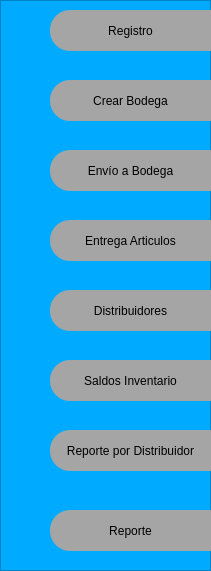
      <widget class="QFrame" name="frame_control_menu">
       <property name="enabled">
        <bool>true</bool>
       </property>
       <property name="geometry">
        <rect>
         <x>0</x>
         <y>110</y>
         <width>211</width>
         <height>571</height>
        </rect>
       </property>
       <property name="styleSheet">
        <string notr="true">background-color: rgb(0, 170, 255);

</string>
       </property>
       <property name="frameShape">
        <enum>QFrame::StyledPanel</enum>
       </property>
       <property name="frameShadow">
        <enum>QFrame::Raised</enum>
       </property>
       <widget class="QPushButton" name="pushButton_entrega_articulos">
        <property name="geometry">
         <rect>
          <x>50</x>
          <y>220</y>
          <width>161</width>
          <height>41</height>
         </rect>
        </property>
        <property name="styleSheet">
         <string notr="true">QPushButton {
    border-top-left-radius: 20px;
    border-bottom-left-radius: 20px;
    background-color: rgb(165, 165, 165);
    font: 75 10pt &quot;MS Shell Dlg 2&quot;;    
}

QPushButton:hover {      
	color: rgb(0, 170, 255);
	background-color: rgb(0, 0, 0);
    font: 75 10pt &quot;MS Shell Dlg 2&quot;;    
}</string>
        </property>
        <property name="text">
         <string>Entrega Articulos</string>
        </property>
       </widget>
       <widget class="QPushButton" name="pushButton_registro">
        <property name="geometry">
         <rect>
          <x>50</x>
          <y>10</y>
          <width>161</width>
          <height>41</height>
         </rect>
        </property>
        <property name="styleSheet">
         <string notr="true">QPushButton {
    border-top-left-radius: 20px;
    border-bottom-left-radius: 20px;
    background-color: rgb(165, 165, 165);
    font: 75 10pt &quot;MS Shell Dlg 2&quot;;    
}

QPushButton:hover {      
	color: rgb(0, 170, 255);
	background-color: rgb(0, 0, 0);
    font: 75 10pt &quot;MS Shell Dlg 2&quot;;    
}</string>
        </property>
        <property name="text">
         <string>Registro</string>
        </property>
       </widget>
       <widget class="QPushButton" name="pushButton_crear_bodega">
        <property name="geometry">
         <rect>
          <x>50</x>
          <y>80</y>
          <width>161</width>
          <height>41</height>
         </rect>
        </property>
        <property name="styleSheet">
         <string notr="true">QPushButton {
    border-top-left-radius: 20px;
    border-bottom-left-radius: 20px;
    background-color: rgb(165, 165, 165);
    font: 75 10pt &quot;MS Shell Dlg 2&quot;;    
}

QPushButton:hover {      
	color: rgb(0, 170, 255);
	background-color: rgb(0, 0, 0);
    font: 75 10pt &quot;MS Shell Dlg 2&quot;;    
}</string>
        </property>
        <property name="text">
         <string>Crear Bodega</string>
        </property>
       </widget>
       <widget class="QPushButton" name="pushButton_envio_bodega">
        <property name="geometry">
         <rect>
          <x>50</x>
          <y>150</y>
          <width>161</width>
          <height>41</height>
         </rect>
        </property>
        <property name="styleSheet">
         <string notr="true">QPushButton {
    border-top-left-radius: 20px;
    border-bottom-left-radius: 20px;
    background-color: rgb(165, 165, 165);
    font: 75 10pt &quot;MS Shell Dlg 2&quot;;    
}

QPushButton:hover {      
	color: rgb(0, 170, 255);
	background-color: rgb(0, 0, 0);
    font: 75 10pt &quot;MS Shell Dlg 2&quot;;    
}</string>
        </property>
        <property name="text">
         <string>Envío a Bodega</string>
        </property>
       </widget>
       <widget class="QPushButton" name="pushButton_distribuidores">
        <property name="geometry">
         <rect>
          <x>50</x>
          <y>290</y>
          <width>161</width>
          <height>41</height>
         </rect>
        </property>
        <property name="styleSheet">
         <string notr="true">QPushButton {
    border-top-left-radius: 20px;
    border-bottom-left-radius: 20px;
    background-color: rgb(165, 165, 165);
    font: 75 10pt &quot;MS Shell Dlg 2&quot;;    
}

QPushButton:hover {      
	color: rgb(0, 170, 255);
	background-color: rgb(0, 0, 0);
    font: 75 10pt &quot;MS Shell Dlg 2&quot;;    
}</string>
        </property>
        <property name="text">
         <string>Distribuidores</string>
        </property>
       </widget>
       <widget class="QPushButton" name="pushButton_reporte">
        <property name="geometry">
         <rect>
          <x>50</x>
          <y>510</y>
          <width>161</width>
          <height>41</height>
         </rect>
        </property>
        <property name="styleSheet">
         <string notr="true">QPushButton {
    border-top-left-radius: 20px;
    border-bottom-left-radius: 20px;
    background-color: rgb(165, 165, 165);
    font: 75 10pt &quot;MS Shell Dlg 2&quot;;    
}

QPushButton:hover {      
	color: rgb(0, 170, 255);
	background-color: rgb(0, 0, 0);
    font: 75 10pt &quot;MS Shell Dlg 2&quot;;    
}</string>
        </property>
        <property name="text">
         <string>Reporte</string>
        </property>
       </widget>
       <widget class="QPushButton" name="pushButton_saldos_inventario">
        <property name="geometry">
         <rect>
          <x>50</x>
          <y>360</y>
          <width>161</width>
          <height>41</height>
         </rect>
        </property>
        <property name="styleSheet">
         <string notr="true">QPushButton {
    border-top-left-radius: 20px;
    border-bottom-left-radius: 20px;
    background-color: rgb(165, 165, 165);
    font: 75 10pt &quot;MS Shell Dlg 2&quot;;    
}

QPushButton:hover {      
	color: rgb(0, 170, 255);
	background-color: rgb(0, 0, 0);
    font: 75 10pt &quot;MS Shell Dlg 2&quot;;    
}</string>
        </property>
        <property name="text">
         <string>Saldos Inventario</string>
        </property>
       </widget>
       <widget class="QPushButton" name="pushButton_reporte_distrib">
        <property name="geometry">
         <rect>
          <x>50</x>
          <y>430</y>
          <width>161</width>
          <height>41</height>
         </rect>
        </property>
        <property name="styleSheet">
         <string notr="true">QPushButton {
    border-top-left-radius: 20px;
    border-bottom-left-radius: 20px;
    background-color: rgb(165, 165, 165);
    font: 75 10pt &quot;MS Shell Dlg 2&quot;;    
}

QPushButton:hover {      
	color: rgb(0, 170, 255);
	background-color: rgb(0, 0, 0);
    font: 75 10pt &quot;MS Shell Dlg 2&quot;;    
}</string>
        </property>
        <property name="text">
         <string>Reporte por Distribuidor</string>
        </property>
       </widget>
      </widget>
